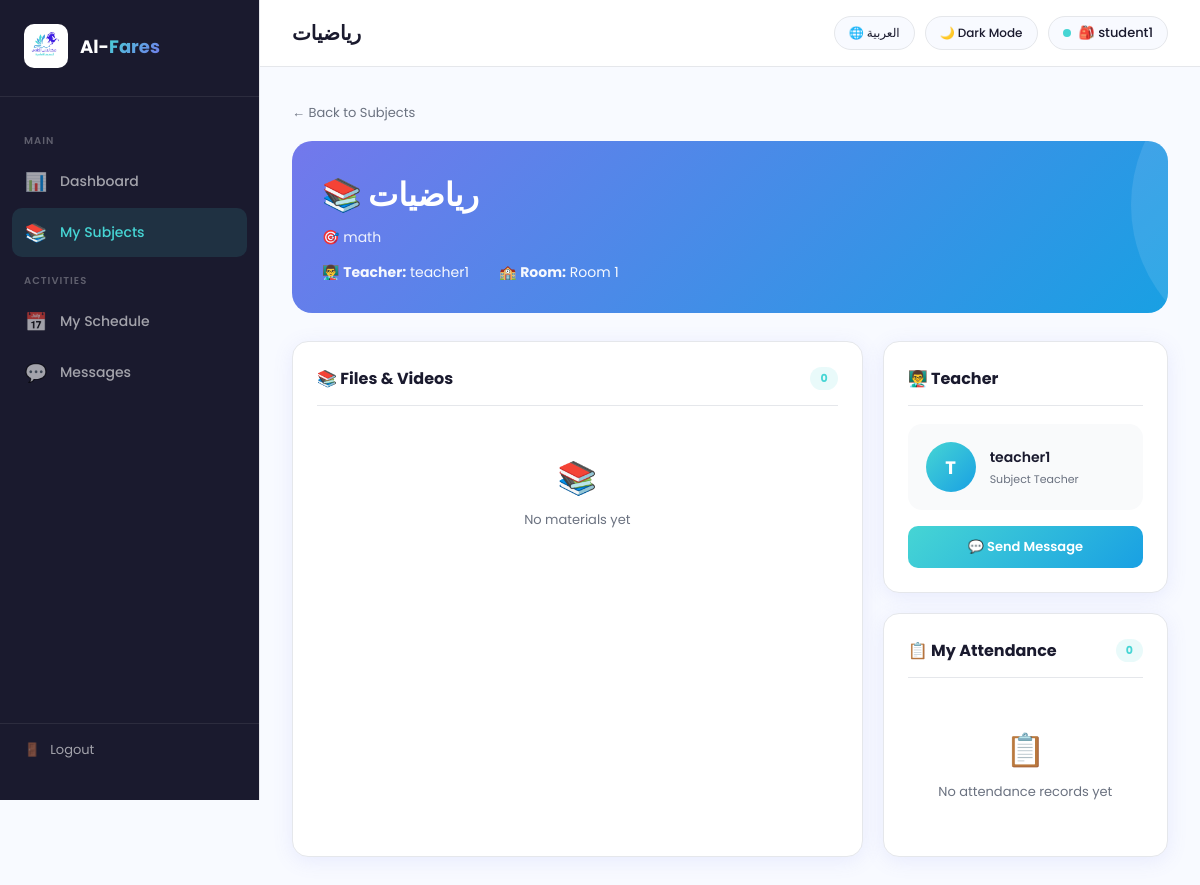
The page /student/section/1 (signed in) on the database its author committed.
### tables this page shows
CREATE TABLE Subjects (
            Subject_ID INTEGER PRIMARY KEY AUTOINCREMENT,
            Subject_Name TEXT NOT NULL,
            Credit_Hours INTEGER
        );

CREATE TABLE Sections (
            Section_ID INTEGER PRIMARY KEY AUTOINCREMENT,
            Section_Name TEXT NOT NULL,
            Subject_ID INTEGER,
            Teacher_ID INTEGER,
            Class_ID INTEGER,
            Gender TEXT,
            Period_Type TEXT,
            FOREIGN KEY (Subject_ID) REFERENCES Subjects(Subject_ID),
            FOREIGN KEY (Teacher_ID) REFERENCES Teachers(Teacher_ID),
            FOREIGN KEY (Class_ID) REFERENCES Classes(Class_ID)
        );

CREATE TABLE Users (
            User_ID INTEGER PRIMARY KEY AUTOINCREMENT,
            Full_Name TEXT NOT NULL,
            Username TEXT UNIQUE NOT NULL,
            Password TEXT NOT NULL,
            Email TEXT,
            User_Role TEXT NOT NULL CHECK(User_Role IN ('Admin','Teacher','Student'))
        );

CREATE TABLE Classes (
            Class_ID INTEGER PRIMARY KEY AUTOINCREMENT,
            Room_Number TEXT,
            Capacity INTEGER
        );

### app.py (the view)
@app.route('/student/section/<int:section_id>')
def student_section(section_id):
    if session.get('role') != 'Student':
        return redirect('/login')
    user_id = session.get('user_id')
    conn = get_db()
    student = conn.execute(
        'SELECT Student_ID FROM Students WHERE User_ID = ?', (user_id,)
    ).fetchone()
    student_id = student['Student_ID']
    section = conn.execute('''
        SELECT s.*, sub.Subject_Name, c.Room_Number, u.Full_Name AS Teacher_Name, u.User_ID AS Teacher_User_ID
        FROM Sections s
        LEFT JOIN Subjects sub ON s.Subject_ID = sub.Subject_ID
        LEFT JOIN Classes c ON s.Class_ID = c.Class_ID
        LEFT JOIN Teachers t ON s.Teacher_ID = t.Teacher_ID
        LEFT JOIN Users u ON t.User_ID = u.User_ID
        WHERE s.Section_ID = ?
    ''', (section_id,)).fetchone()
    materials = conn.execute(
        'SELECT * FROM Materials WHERE Section_ID = ? ORDER BY Upload_Date DESC',
        (section_id,)
    ).fetchall()
    my_attendance = conn.execute('''
        SELECT * FROM Attendance
        WHERE Student_ID = ?
        ORDER BY Date DESC
        LIMIT 10
    ''', (student_id,)).fetchall()
    conn.close()
    return render_template('student_section.html',
                           section=section,
                           materials=materials,
                           my_attendance=my_attendance)

### database.py (called while the page is built)
def get_db():
    conn = sqlite3.connect('alfares.db')
    conn.row_factory = sqlite3.Row
    return conn

### templates/student_section.html (shortened to what this page needs)
<!DOCTYPE html>
<html lang="en" dir="ltr" data-theme="light">
<head>
</head>
<body>
  <aside class="sidebar">
    <div class="sidebar-logo">
      <img src="/static/logo.png" alt="logo">
      <h2>Al-<span>Fares</span></h2>
    </div>
    <nav class="sidebar-menu">
      <div class="menu-label" data-ar="الرئيسية" data-en="Main">Main</div>
      <a class="menu-item" href="/student">
        <span class="icon">📊</span> <span data-ar="لوحة التحكم" data-en="Dashboard">Dashboard</span>
      </a>
      <a class="menu-item active" href="/student">
        <span class="icon">📚</span> <span data-ar="موادي" data-en="My Subjects">My Subjects</span>
      </a>
      <div class="menu-label" data-ar="الأنشطة" data-en="Activities">Activities</div>
      <a class="menu-item" href="/teacher/schedule">
  <span class="icon">📅</span> <span data-ar="جدولي" data-en="My Schedule">My Schedule</span>
</a>
      <a class="menu-item" href="/student/messages">
  <span class="icon">💬</span> <span data-ar="الرسائل" data-en="Messages">Messages</span>
</a>
    </nav>
    <div class="sidebar-footer">
      <a href="/logout" class="logout-btn">
        <span>🚪</span> <span data-ar="تسجيل الخروج" data-en="Logout">Logout</span>
      </a>
    </div>
  </aside>
  <div class="main">
    <div class="topbar">
      <h1 id="page-title">{{ section.Subject_Name }}</h1>
      <div class="topbar-right">
        <button class="top-btn" onclick="toggleLang()" id="lang-btn">🌐 العربية</button>
        <button class="top-btn" onclick="toggleTheme()" id="theme-btn">🌙 Dark Mode</button>
        <div class="user-badge">
          <div class="badge-dot"></div>
          🎒 {{ session.full_name }}
        </div>
      </div>
    </div>
    <div class="content">
      <a href="/student" class="back-link" data-ar="← العودة للمواد" data-en="← Back to Subjects">← Back to Subjects</a>
      <div class="section-header-card">
        <h2>📚 {{ section.Subject_Name }}</h2>
        <div class="subtitle">🎯 {{ section.Section_Name }}</div>
        <div class="info-row">
          <div>👨‍🏫 <strong>Teacher:</strong> {{ section.Teacher_Name }}</div>
          <div>🏫 <strong>Room:</strong> {{ section.Room_Number }}</div>
        </div>
      </div>
      <div class="panels-grid">
        <div class="panel">
          <div class="panel-header">
            <h3 data-ar="📚 الملفات والفيديوهات" data-en="📚 Files & Videos">📚 Files & Videos</h3>
            <span class="count-badge">{{ materials|length }}</span>
          </div>
          {% if materials %}
          <div class="materials-list">
            {% for m in materials %}
            <div class="material-item">
              <div class="material-icon {{ m.Type|lower if m.Type else 'file' }}">
                {% if m.Type == 'Video' %}🎥{% elif m.Type == 'Link' %}🔗{% else %}📄{% endif %}
              </div>
              <div class="material-info">
                <h4>{{ m.Title }}</h4>
                <p>📅 {{ m.Upload_Date[:10] }}</p>
              </div>
              {% if m.File_Path %}
              <a class="download-btn" href="{{ m.File_Path }}" target="_blank" data-ar="فتح" data-en="Open">Open</a>
              {% endif %}
            </div>
            {% endfor %}
          </div>
          {% else %}
          <div class="empty-mini">
            <div class="icon">📚</div>
            <p data-ar="لم يتم رفع ملفات بعد" data-en="No materials yet">No materials yet</p>
          </div>
          {% endif %}
        </div>
        <div>
          <div class="panel" style="margin-bottom:20px;">
            <div class="panel-header">
              <h3 data-ar="👨‍🏫 المعلم" data-en="👨‍🏫 Teacher">👨‍🏫 Teacher</h3>
            </div>
            <div class="teacher-card">
              <div class="teacher-avatar">{{ section.Teacher_Name[0]|upper if section.Teacher_Name else '?' }}</div>
              <div class="teacher-info">
                <h4>{{ section.Teacher_Name }}</h4>
                <p data-ar="معلم المادة" data-en="Subject Teacher">Subject Teacher</p>
              </div>
            </div>
           <a class="message-btn" href="/chat/{{ section.Teacher_User_ID }}/{{ section.Section_ID }}" style="display:block; text-align:center; text-decoration:none;" data-ar="💬 إرسال رسالة" data-en="💬 Send Message">💬 Send Message</a>
          </div>
          <div class="panel">
            <div class="panel-header">
              <h3 data-ar="📋 حضوري" data-en="📋 My Attendance">📋 My Attendance</h3>
              <span class="count-badge">{{ my_attendance|length }}</span>
            </div>
            {% if my_attendance %}
            <div class="attendance-list">
              {% for a in my_attendance %}
              <div class="attendance-row {{ a.Status|lower }}">
                <div class="date">📅 {{ a.Date }}</div>
                <span class="status {{ a.Status|lower }}">
                  {% if a.Status == 'Present' %}✓ Present
                  {% elif a.Status == 'Late' %}⏰ Late
                  {% else %}✕ Absent{% endif %}
                </span>
              </div>
              {% endfor %}
            </div>
            {% else %}
            <div class="empty-mini">
              <div class="icon">📋</div>
              <p data-ar="لا يوجد سجل حضور بعد" data-en="No attendance records yet">No attendance records yet</p>
            </div>
            {% endif %}
          </div>
        </div>
      </div>
    </div>
  </div>
</body>
</html>

### rows shown on the page
Subjects: Subject_Name "رياضيات"
Sections: Section_Name "math"
Users: Teacher_Name "teacher1", Full_Name "T"
Classes: Room_Number "Room 1"

### other values the page prints
{{ session.full_name }} "student1"
{{ materials|length }} "0"
{{ my_attendance|length }} "0"
